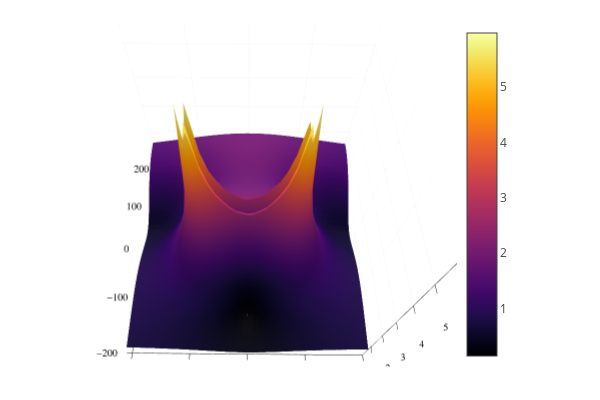

The cell this chart's notebook holds for it:
### Code cell
plotly()
surface(xA,yA,imagenE)

### Figure 1 — Plotly figure (JSON) as saved in the notebook; plotly's stock layout.template omitted (floating-point values rounded to 4 significant figures; data arrays with more than 128 entries replaced by an {"elided": "..."} marker saying what was removed)
{"data": [{"cmax": 5.963, "cmin": 0.1372, "colorbar": {"len": 0.9525, "title": {"text": ""}, "x": 0.7615, "y": 0.5139}, "colorscale": {"elided": "256x2 mixed values"}, "name": "y1", "opacity": null, "scene": "scene", "showlegend": false, "showscale": true, "type": "surface", "x": [-200, -190, -180, -170, -160, -150, -140, -130, -120, -110, -100, -90, -80, -70, -60, -50, -40, -30, -20, -10, 0, 10, 20, 30, 40, 50, 60, 70, 80, 90, 100, 110, 120, 130, 140, 150, 160, 170, 180, 190, 200], "xaxis": "x", "y": [-200, -190, -180, -170, -160, -150, -140, -130, -120, -110, -100, -90, -80, -70, -60, -50, -40, -30, -20, -10, 0, 10, 20, 30, 40, 50, 60, 70, 80, 90, 100, 110, 120, 130, 140, 150, 160, 170, 180, 190, 200], "yaxis": "y", "z": {"elided": "41x41 float values"}, "zaxis": "z", "zmax": 5.963, "zmin": 0.1372}], "layout": {"annotations": [], "height": 400, "legend": {"bgcolor": "rgba(255, 255, 255, 1.000)", "bordercolor": "rgba(0, 0, 0, 1)", "borderwidth": 1, "font": {"color": "rgba(0, 0, 0, 1)", "family": "sans-serif", "size": 11}, "title": {"font": {"color": "rgba(0, 0, 0, 1)", "family": "sans-serif", "size": 15}, "text": ""}, "tracegroupgap": 0, "traceorder": "normal", "x": 1, "xanchor": "auto", "y": 1, "yanchor": "auto"}, "margin": {"b": 20, "l": 0, "r": 0, "t": 20}, "paper_bgcolor": "rgba(255, 255, 255, 1.000)", "plot_bgcolor": "rgba(255, 255, 255, 1.000)", "scene": {"aspectmode": "auto", "aspectratio": {"x": 1, "y": 1, "z": 1}, "camera": {"center": {"x": 0, "y": 0, "z": 0}, "eye": {"x": 0.007594, "y": -0.9069, "z": 1.386}, "projection": {"type": "perspective"}, "up": {"x": 0, "y": 0, "z": 1}}, "domain": {"x": [0.06582, 0.7615], "y": [0.03762, 0.9902]}, "xaxis": {"gridcolor": "rgba(0, 0, 0, 0.1)", "gridwidth": 0.5, "linecolor": "rgba(0, 0, 0, 1)", "mirror": false, "range": [-200, 200], "showgrid": true, "showline": true, "showticklabels": true, "tickangle": 0, "tickcolor": "rgb(0, 0, 0)", "tickfont": {"color": "rgba(0, 0, 0, 1)", "family": "sans-serif", "size": 11}, "tickmode": "array", "ticks": "inside", "ticktext": ["−200", "−100", "0", "100", "200"], "tickvals": [-200, -100, 0, 100, 200], "title": {"font": {"color": "rgba(0, 0, 0, 1)", "family": "sans-serif", "size": 15}, "text": ""}, "type": "linear", "visible": true, "zeroline": false, "zerolinecolor": "rgba(0, 0, 0, 1)"}, "yaxis": {"gridcolor": "rgba(0, 0, 0, 0.1)", "gridwidth": 0.5, "linecolor": "rgba(0, 0, 0, 1)", "mirror": false, "range": [-200, 200], "showgrid": true, "showline": true, "showticklabels": true, "tickangle": 0, "tickcolor": "rgb(0, 0, 0)", "tickfont": {"color": "rgba(0, 0, 0, 1)", "family": "sans-serif", "size": 11}, "tickmode": "array", "ticks": "inside", "ticktext": ["−200", "−100", "0", "100", "200"], "tickvals": [-200, -100, 0, 100, 200], "title": {"font": {"color": "rgba(0, 0, 0, 1)", "family": "sans-serif", "size": 15}, "text": ""}, "type": "linear", "visible": true, "zeroline": false, "zerolinecolor": "rgba(0, 0, 0, 1)"}, "zaxis": {"gridcolor": "rgba(0, 0, 0, 0.1)", "gridwidth": 0.5, "linecolor": "rgba(0, 0, 0, 1)", "mirror": false, "range": [0.1372, 5.963], "showgrid": true, "showline": true, "showticklabels": true, "tickangle": 0, "tickcolor": "rgb(0, 0, 0)", "tickfont": {"color": "rgba(0, 0, 0, 1)", "family": "sans-serif", "size": 11}, "tickmode": "array", "ticks": "inside", "ticktext": ["1", "2", "3", "4", "5"], "tickvals": [1, 2, 3, 4, 5], "title": {"font": {"color": "rgba(0, 0, 0, 1)", "family": "sans-serif", "size": 15}, "text": ""}, "type": "linear", "visible": true, "zeroline": false, "zerolinecolor": "rgba(0, 0, 0, 1)"}}, "showlegend": true, "width": 600}}
